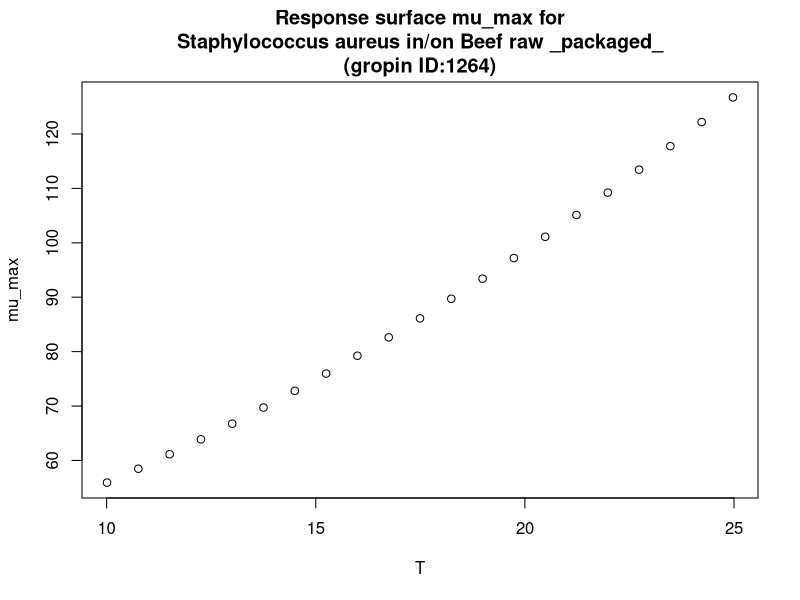

The R source for this figure:
#############################
# start of Parameter script
#############################
T <- seq(10.01,24.975024975025,length.out=21)
#############################
# end of Parameter script
#############################
############################# 
# start of Model script Gropin ID 1264 
#############################
 
# constant coefficients for this model
 
variables <- data.frame(T)
argumentsPar <- expand.grid(variables)
 
# heart of the model
response_surface <- function(T) {
   mumax <-31.85+1.475*T+0.09303*T^2

return(mumax=mumax)
} 

# output parameters
mumax <- cbind(argumentsPar,response_surface(argumentsPar['T']))
colnames(mumax) <- c(colnames(argumentsPar),'mumax')
#############################
# End of Model script
#############################
############################# 
# start of Visualisation script Gropin ID 1264 
#############################
plot(T,mumax$mumax,
                          xlab='T',
                          ylab='mu_max',main='Response surface mu_max for
Staphylococcus aureus in/on Beef raw _packaged_
(gropin ID:1264)')
#############################
# End of Visualisation script
#############################
